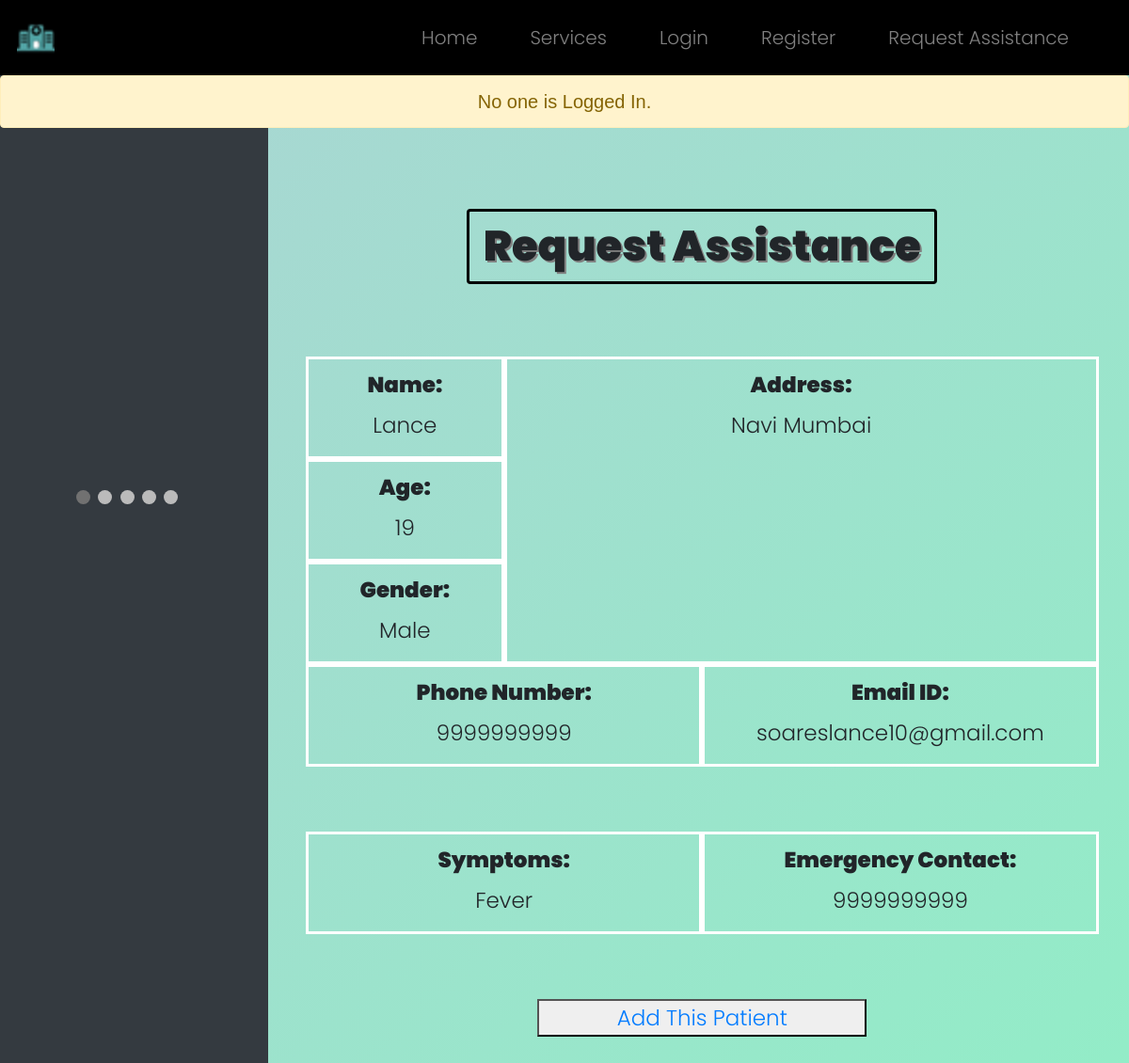
Screenshot of /request/2 with the database file from the repository.
### WebApp/models.py (models this page shows)
class Req(models.Model):
    req_id = models.AutoField(primary_key=True)
    name = models.CharField(max_length=64)
    age = models.IntegerField()
    gender = models.CharField(max_length=64)
    address = models.TextField()
    phone = models.CharField(max_length=64)
    email = models.CharField(max_length=64)
    symptoms = models.TextField()
    emg_phone = models.CharField(max_length=64)

### WebApp/views.py (the view)
# urls.py: path("request/<id>", views.indirequest, name="indirequest"),
def indirequest(request, id):
    req=Req.objects.get(req_id=id)
    return render (request, "WebApp/indirequest.html", {"req": req})

### WebApp/templates/WebApp/indirequest.html (shortened to what this page needs)
{% extends "WebApp/layout.html" %}
{% load static %}
{% block notif %}
<div class="notif">
    {% if user.is_authenticated %}
        <div class="alert alert-success" role="alert">
            <center>Logged in as <strong>{{ user.username }}</strong>.</center>
        </div>
    {% else %}
        <div class="alert alert-warning" role="alert">
            <center>No one is Logged In.</center>
        </div>
    {% endif %}
</div>
{% endblock %}
{% block body %}
<div class="row">
    <div class="col-3 abtimg">
        <div class="slideshow-container">
            </div>
            <br>
            <div style="text-align:center">
              <span class="dot"></span>
              <span class="dot"></span>
              <span class="dot"></span>
              <span class="dot"></span>
              <span class="dot"></span>
            </div>
    </div>
    <div class="col-9 login" style="font-size: min(23px,4vw); margin-bottom: 100px;  border: none;">
        <center><h1 class=tit>Request Assistance</h1></center>
        <br><br>
        <center>
        <form class="form" action="{% url 'request' %}" method="post" style="margin-left: 40px; margin-right: 40px;">
            <div class=row>
                <div class=col-3>
                    <div class=row>
                        <div class="col">
                            <label>Name:</label>
                            <p>{{req.name}}</p>
                        </div>
                    </div>
                    <div class=row>
                        <div class="col">
                            <label>Age:</label>
                            <p>{{req.age}}</p>
                        </div>
                    </div>
                    <div class=row>
                        <div class="col">
                            <label>Gender:</label>
                            <p>{{req.gender}}</p>
                        </div>
                    </div>
                </div>
                <div class="col-9">
                    <label>Address:</label>
                    <p>{{req.address}}</p>
                </div>
            </div>
            <div class=row>
                <div class="col">
                    <label>Phone Number:</label>
                    <p>{{req.phone}}</p>
                </div>
                <div class="col">
                    <label>Email ID:</label>
                    <p>{{req.email}}</p>
                </div>
            </div>
            <br><br>
            <div class=row>
                <div class="col">
                    <label>Symptoms:</label>
                    <p>{{req.symptoms}}</p>
                </div>
                <div class="col">
                    <label>Emergency Contact:</label>
                    <p>{{req.emg_phone}}</p>
                </div>
            </div>
            </center>
            <br><br>
            <center><button type="submit" class="update"><a href="{% url 'addrequest' id=req.req_id %}">Add This Patient</a></button></center>
    </div>
  </div>
{% endblock %}

### WebApp/static/WebApp/style.css (style rules this page uses)
* { box-sizing: border-box; margin: 0; padding: 0; font-weight: 300; }
body { font-family: poppins; }
.notif { font-family: 'Source Sans Pro', sans-serif; width: 100%; position: relative; z-index: 10; margin-top: 80px; font-size: min(20px, 4vw); }
.tit { font-size: min(45px, 8vw); font-weight: 900; text-shadow: 2px 2px grey; border-style: solid; border-color: black; border-width: min(3px, 0.5vw); border-radius: 4px; width: 500px; padding: 10px; }
.abtimg { margin-top: -150px; background-color: #343a40; height: 150vh; position: fixed; overflow: hidden; }
.update { color: #50a3a2; height: 40px; width: 350px; }
.slideshow-container { max-width: 1000px; position: relative; margin: auto; }
.dot { height: 15px; width: 15px; margin: 0 2px; background-color: #bbb; border-radius: 50%; display: inline-block; transition: background-color 0.6s ease; }
.active { background-color: #717171; }
.login, .register { margin-left: 25vw; padding-top: 70px; overflow: hidden; }

### WebApp/templates/WebApp/indirequest.html (style rules this page uses)
.col, .col-9 { border-style: solid; border-color: white; }
.col > label { padding-top: 10px; font-weight: 1000; }
.col-9 > label { padding-top: 10px; font-weight: 1000; }

### rows the page displays
Req: name "Lance", age "19", gender "Male", address "Navi Mumbai", phone "9999999999", email "soareslance10@gmail.com", symptoms "Fever", emg_phone "9999999999"
